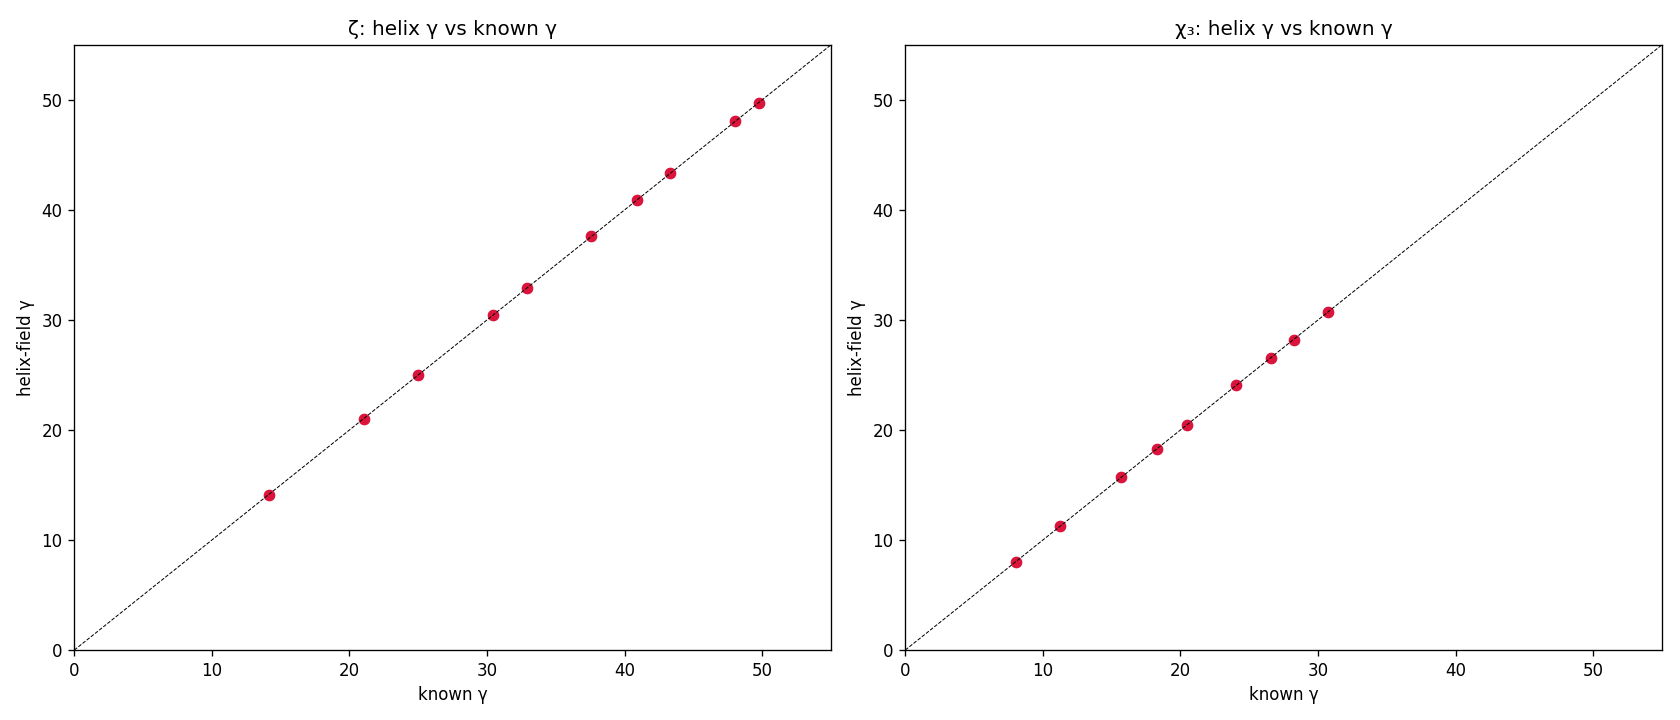

This chart was generated by the following Python code:
"""
Compute the zeros FROM the helix construction (not from L).

The helix places integer n at radius R=√n (area-law/critical frame). The loss field along the
helix is the √x-normalized von Mangoldt-character field
    F(u) = (Θ_χ(x) − main) / √x ,   x = e^u ,   Θ_χ(x)=Σ_{n≤x} Λ(n)χ(n)
On RH this is bounded and F(u) = −Σ_ρ e^{(ρ−½)u}/ρ, a sum of modes at complex rate (ρ−½).
Matrix-pencil (Prony/ESPRIT) recovers those rates: Im = γ (the zero heights), Re = σ−½.
"""
import numpy as np, math, os
import matplotlib; matplotlib.use('Agg'); import matplotlib.pyplot as plt
OUT = os.path.dirname(os.path.abspath(__file__))

def make_char(q, vals):
    return lambda n: vals.get(n % q, 0)

CH = [
  dict(name='ζ',  q=1, chi=(lambda n: 1), principal=True,
       known=[14.1347,21.0220,25.0109,30.4249,32.9351,37.5862,40.9187,43.3271,48.0051,49.7738]),
  dict(name='χ₃', q=3, chi=make_char(3, {1:1, 2:-1}), principal=False,
       known=[8.0397,11.2492,15.7046,18.2620,20.4558,24.0594,26.5779,28.2182,30.7450,32.4150]),
]

N = 4_000_000
print(f"sieving + von Mangoldt to N={N:,} ...")
sieve = np.ones(N+1, bool); sieve[:2] = False
for i in range(2, int(N**0.5)+1):
    if sieve[i]: sieve[i*i::i] = False
primes = np.nonzero(sieve)[0]
Lam = np.zeros(N+1)
for p in primes.tolist():
    lp = math.log(p); pk = p
    while pk <= N:
        Lam[pk] = lp; pk *= p

def matrix_pencil(y, order):
    Nn = len(y); L = Nn // 2
    Y = np.lib.stride_tricks.sliding_window_view(y, L+1)
    _, _, Vh = np.linalg.svd(Y, full_matrices=False)
    V = Vh.conj().T[:, :order]
    return np.linalg.eigvals(np.linalg.pinv(V[:-1]) @ V[1:])

fig, axes = plt.subplots(1, 2, figsize=(14, 6))
for ax, ch in zip(axes, CH):
    cf = np.array([ch['chi'](n) for n in range(N+1)])
    Theta = np.cumsum(Lam * cf)
    du = 0.004
    u = np.arange(5.0, math.log(N) - 0.05, du)
    x = np.exp(u); idx = np.clip(np.floor(x).astype(int), 0, N)
    main = x if ch['principal'] else 0.0
    F = (Theta[idx] - main) / np.sqrt(x)
    F = F - F.mean()
    # extract modes
    z = matrix_pencil(F.astype(complex), order=120)
    rho = np.log(z) / du                      # rate (ρ − ½):  Re = σ−½, Im = ±γ
    gam = rho.imag; sig = rho.real + 0.5
    # keep upper-half, physical strip, decent damping
    sel = (gam > 3) & (gam < 55) & (np.abs(rho.real) < 0.25)
    cand = sorted(zip(gam[sel], sig[sel]))
    # match to known
    print(f"\n=== {ch['name']}: zeros recovered from the helix field ===")
    used = []
    for gk in ch['known']:
        near = [(g, s) for g, s in cand if abs(g - gk) < 0.6 and (g, s) not in used]
        if near:
            g, s = min(near, key=lambda gs: abs(gs[0]-gk)); used.append((g, s))
            print(f"   known γ={gk:8.4f}   helix γ={g:8.4f}  |Δ|={abs(g-gk):.4f}   σ={s:.4f}")
        else:
            print(f"   known γ={gk:8.4f}   (not recovered)")
    gx = [g for g, s in used]; sx = [s for g, s in used]
    ax.scatter(ch['known'][:len(gx)] if False else [k for k in ch['known']][:len(gx)], gx,
               s=30, color='steelblue')
    ax.plot([0, 55], [0, 55], 'k--', lw=0.6)
    ax.scatter(ch['known'][:len(gx)], gx, s=36, color='crimson')
    ax.set_title(f"{ch['name']}: helix γ vs known γ"); ax.set_xlabel('known γ'); ax.set_ylabel('helix-field γ')
    ax.set_xlim(0, 55); ax.set_ylim(0, 55)
fig.tight_layout(); fig.savefig(f'{OUT}/helix_zeros_from_field.png', dpi=120)
print(f"\nsaved {OUT}/helix_zeros_from_field.png")
